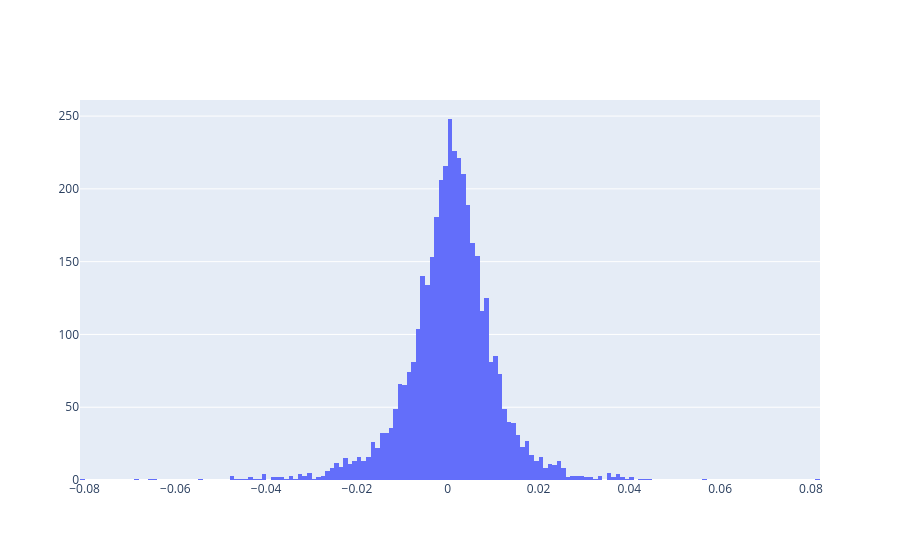

Notebook code cell kept with this figure:
### Code cell
import pandas as pd
import numpy as np
from pathlib import Path
import plotly.graph_objects as go

df = pd.read_csv(Path.cwd().parent / "data" / "OHCL" / "snp500.csv", index_col=1)
returns = df["Close"].pct_change().values[1:]
fig = go.Figure()
fig.add_trace(go.Histogram(x=returns))
fig.show()

### Figure 1 — Plotly figure (JSON) as saved in the notebook; plotly's stock layout.template omitted (floating-point values rounded to 4 significant figures; data arrays with more than 128 entries replaced by an {"elided": "..."} marker saying what was removed)
{"data": [{"type": "histogram", "x": {"elided": "4020 float values"}}], "layout": {}}
